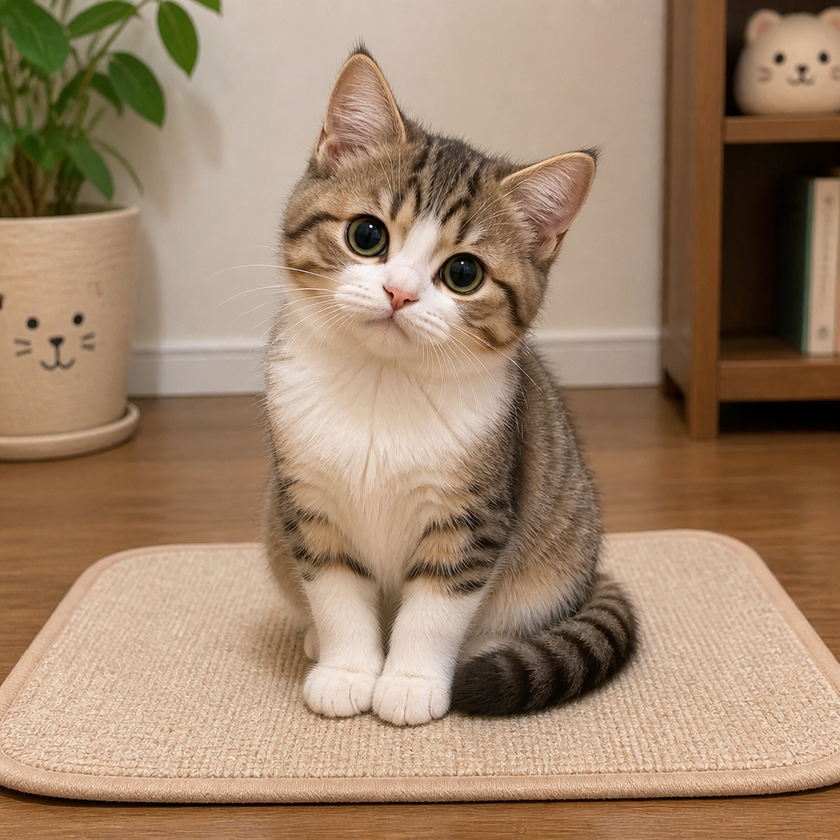
#> input picture G_gen_pixel/characters/test_gpt54image2.png, 840 x 840 px, shrunk from 1024 x 1024 before the run
$ python stitch_tiles.py ../../../../../../G_gen_pixel/characters/test_gpt54image2.png ../../../../../../G_gen_pixel/characters/test_gpt54image2.png ../../../../../../G_gen_pixel/characters/test_gpt54image2.png ../../../../../../G_gen_pixel/characters/test_gpt54image2.png ../../../../../../G_gen_pixel/characters/test_gpt54image2.png
#> lines starting #> are read from the running program, lines starting #| are printed output that depends on the picture
import sys
from PIL import Image

if len(sys.argv) != 6:
    print("Usage: stitch_tiles.py tl.png tr.png bl.png br.png output.png", file=sys.stderr)
    sys.exit(1)

tl, tr, bl, br, output = sys.argv[1:6]

tl_img = Image.open(tl)
#> tl_img is the input picture: PIL image 840x840 RGB; mean R, G, B 159.2, 132.4, 107.7
tw, th = tl_img.size
#> tw = 840; th = 840

result = Image.new("RGBA", (tw * 2, th * 2))
#> result: PIL image 1680x1680 RGBA; every value is 0
for path, x, y in [(tl, 0, 0), (tr, tw, 0), (bl, 0, th), (br, tw, th)]:
    img = Image.open(path)
    if img.mode != "RGBA":
        img = img.convert("RGBA")
    result.paste(img, (x, y), img if img.mode == "RGBA" else None)
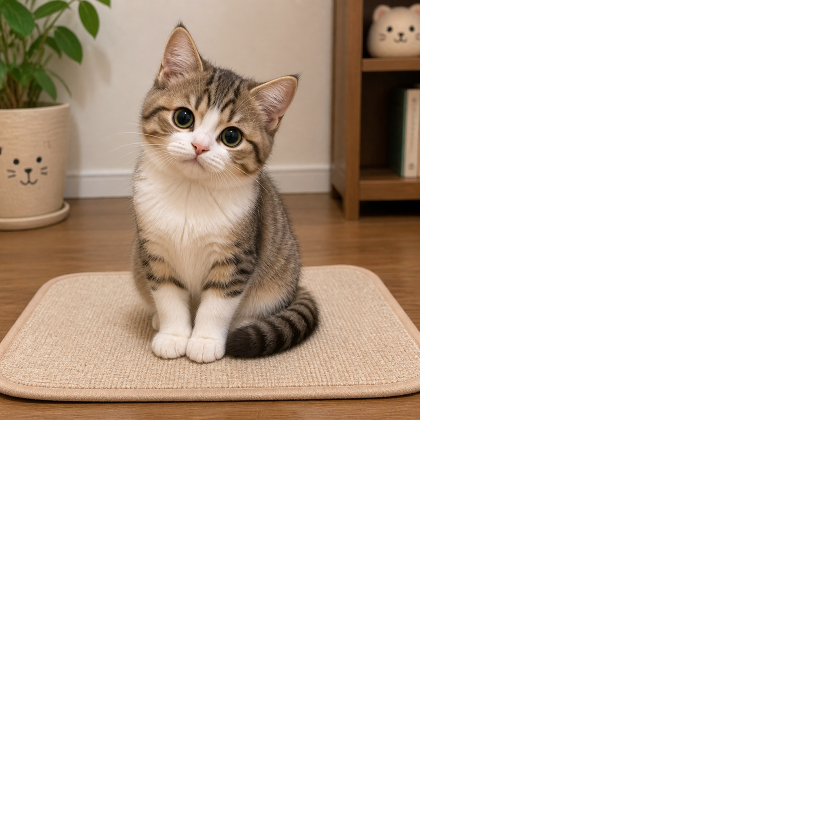
#> result: PIL image 1680x1680 RGBA (shown at 1/2 size); mean R, G, B, A 39.8, 33.1, 26.9, 63.8; transparent parts drawn white

result.save(output, "PNG")
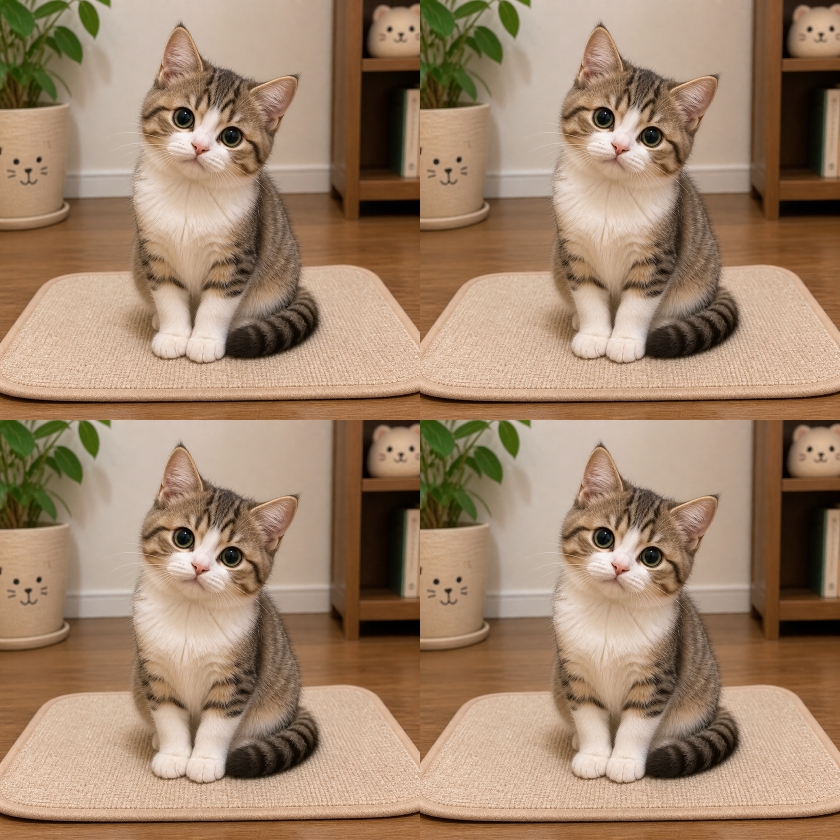
#> saved as test_gpt54image2.png: PIL image 1680x1680 RGBA (shown at 1/2 size); mean R, G, B, A 159.2, 132.4, 107.7, 255
print(f"Stitched {tw}x{th} tiles -> {output} ({tw*2}x{th*2})")
#| Stitched 840x840 tiles -> ../../../../../../G_gen_pixel/characters/test_gpt54image2.png (1680x1680)
